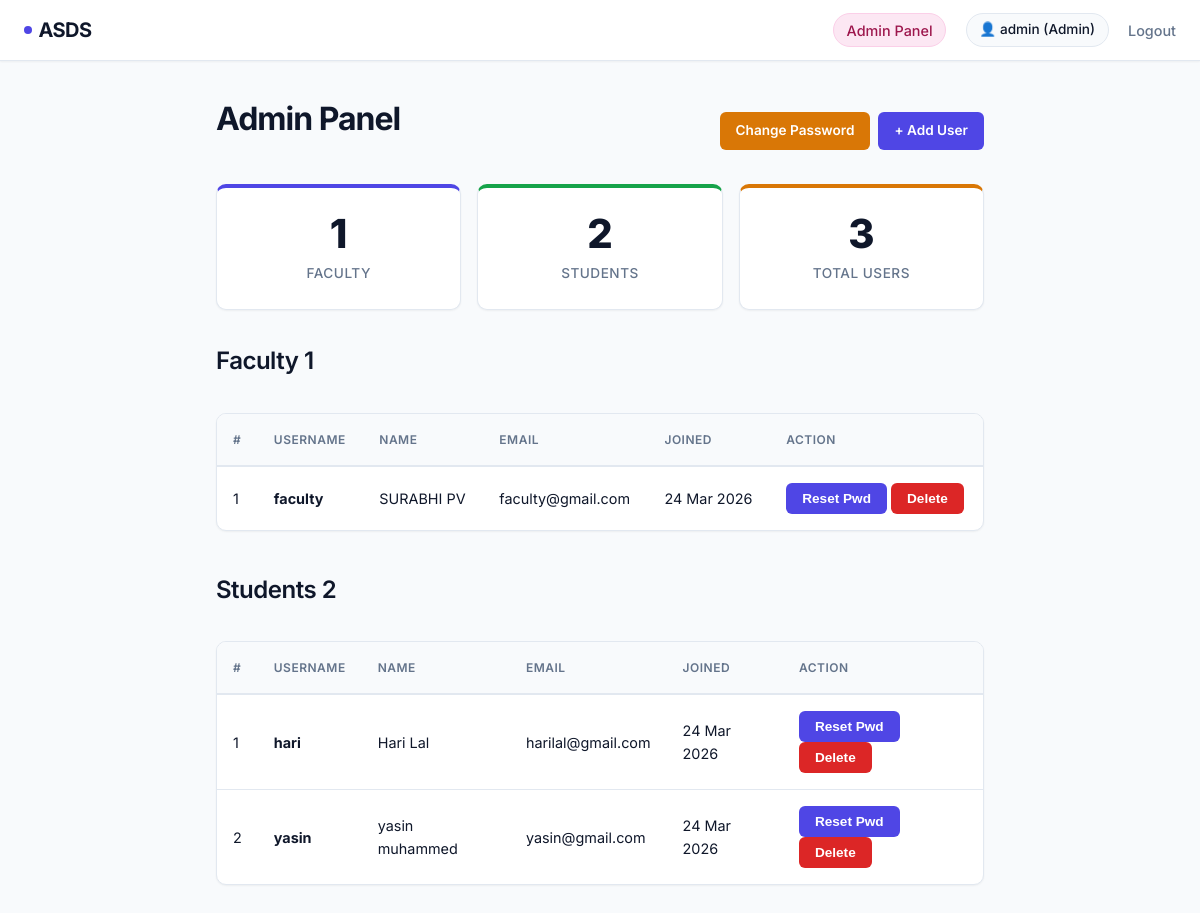
The page /admin/ (signed in) on the database its author committed.
### app/models.py (models this page shows, shortened)
class User(UserMixin, db.Model):
    id = db.Column(db.Integer, primary_key=True)
    username = db.Column(db.String(80), unique=True, nullable=False)
    name = db.Column(db.String(150), nullable=False, default='')
    email = db.Column(db.String(120), unique=True, nullable=False)
    password_hash = db.Column(db.String(256), nullable=False)
    role = db.Column(db.String(20), nullable=False)  # 'faculty' or 'student'
    created_at = db.Column(db.DateTime, default=datetime.utcnow)
    classes_created = db.relationship('Class', backref='faculty', lazy=True)
    submissions = db.relationship('Submission', backref='student', lazy=True)
    joined_classes = db.relationship(
        'Class', secondary=class_students,
        backref=db.backref('students', lazy=True)
    )

### app/admin.py (the view)
@admin_bp.route('/')
@admin_required
def dashboard():
    users = User.query.order_by(User.role, User.username).all()
    faculty_count = User.query.filter_by(role='faculty').count()
    student_count = User.query.filter_by(role='student').count()
    admin_count = User.query.filter_by(role='admin').count()
    return render_template(
        'admin/dashboard.html',
        users=users,
        faculty_count=faculty_count,
        student_count=student_count,
        admin_count=admin_count,
    )

### app/__init__.py (called while the page is built)
@login_manager.user_loader
def load_user(user_id):
    return User.query.get(int(user_id))

### app/admin.py (called while the page is built)
def admin_required(f):
    @wraps(f)
    @login_required
    def wrapped(*args, **kwargs):
        if current_user.role != 'admin':
            flash('Access denied. Admin only.', 'error')
            return redirect(url_for('main.index'))
        return f(*args, **kwargs)
    return wrapped

### app/templates/admin/dashboard.html (shortened to what this page needs)
{% extends "base.html" %}
{% block content %}
<div class="section-header">
    <h1>Admin Panel</h1>
    <div style="display:flex; gap:0.5rem;">
        <a href="{{ url_for('admin.change_password') }}" class="btn btn-sm btn-warn">Change Password</a>
        <a href="{{ url_for('admin.add_user') }}" class="btn btn-sm btn-primary">+ Add User</a>
    </div>
</div>
<div class="stats-row">
    <div class="stat-card">
        <span class="stat-number">{{ faculty_count }}</span>
        <span class="stat-label">Faculty</span>
    </div>
    <div class="stat-card">
        <span class="stat-number">{{ student_count }}</span>
        <span class="stat-label">Students</span>
    </div>
    <div class="stat-card">
        <span class="stat-number">{{ faculty_count + student_count }}</span>
        <span class="stat-label">Total Users</span>
    </div>
</div>
<div class="section-header" style="margin-top:2rem;">
    <h2>Faculty <span class="role-badge role-faculty">{{ faculty_count }}</span></h2>
</div>
{% set faculty_users = users | selectattr('role', 'equalto', 'faculty') | list %}
{% if faculty_users %}
<table class="data-table">
    <thead>
        <tr>
            <th>#</th>
            <th>Username</th>
            <th>Name</th>
            <th>Email</th>
            <th>Joined</th>
            <th>Action</th>
        </tr>
    </thead>
    <tbody>
        {% for user in faculty_users %}
        <tr>
            <td>{{ loop.index }}</td>
            <td><strong>{{ user.username }}</strong></td>
            <td>{{ user.name }}</td>
            <td>{{ user.email }}</td>
            <td>{{ user.created_at.strftime('%d %b %Y') }}</td>
            <td>
                <form method="POST" action="{{ url_for('admin.reset_password', user_id=user.id) }}" style="display:inline;"
                    onsubmit="return confirm('Reset password for {{ user.username }}? The system will generate a new temporary password.');">
                    <button type="submit" class="btn btn-sm btn-warning">Reset Pwd</button>
                </form>
                <form method="POST" action="{{ url_for('admin.delete_user', user_id=user.id) }}" style="display:inline;"
                    onsubmit="return confirm('Delete faculty {{ user.username }}? All their classes and student data will be removed.');">
                    <button type="submit" class="btn btn-sm btn-danger">Delete</button>
                </form>
            </td>
        </tr>
        {% endfor %}
    </tbody>
</table>
{% else %}
<p class="empty-msg">No faculty registered yet.</p>
{% endif %}
<div class="section-header" style="margin-top:2.5rem;">
    <h2>Students <span class="role-badge role-student">{{ student_count }}</span></h2>
</div>
{% set student_users = users | selectattr('role', 'equalto', 'student') | list %}
{% if student_users %}
<table class="data-table">
    <thead>
        <tr>
            <th>#</th>
            <th>Username</th>
            <th>Name</th>
            <th>Email</th>
            <th>Joined</th>
            <th>Action</th>
        </tr>
    </thead>
    <tbody>
        {% for user in student_users %}
        <tr>
            <td>{{ loop.index }}</td>
            <td><strong>{{ user.username }}</strong></td>
            <td>{{ user.name }}</td>
            <td>{{ user.email }}</td>
            <td>{{ user.created_at.strftime('%d %b %Y') }}</td>
            <td>
                <form method="POST" action="{{ url_for('admin.reset_password', user_id=user.id) }}" style="display:inline;"
                    onsubmit="return confirm('Reset password for {{ user.username }}? The system will generate a new temporary password.');">
                    <button type="submit" class="btn btn-sm btn-warning">Reset Pwd</button>
                </form>
                <form method="POST" action="{{ url_for('admin.delete_user', user_id=user.id) }}" style="display:inline;"
                    onsubmit="return confirm('Delete student {{ user.username }}? All their submissions will be removed.');">
                    <button type="submit" class="btn btn-sm btn-danger">Delete</button>
                </form>
            </td>
        </tr>
        {% endfor %}
    </tbody>
</table>
{% else %}
<p class="empty-msg">No students registered yet.</p>
{% endif %}
{% endblock %}

### app/templates/base.html (shortened to what this page needs)
<!DOCTYPE html>
<html lang="en">
<head>
    <link rel="stylesheet" href="{{ url_for('static', filename='css/style.css') }}">
</head>
<body>
    <nav>
        <div class="nav-brand">
            <a href="{{ url_for('main.index') }}">ASDS</a>
        </div>
        <div class="nav-links">
            {% if current_user.is_authenticated %}
            {% if current_user.role == 'admin' %}
            <a href="{{ url_for('admin.dashboard') }}" class="nav-admin">Admin Panel</a>
            {% endif %}
            <span class="nav-user">👤 {{ current_user.name }} ({{ current_user.role | capitalize }})</span>
            <a href="{{ url_for('auth.logout') }}">Logout</a>
            {% else %}
            <a href="{{ url_for('auth.login') }}">Login</a>
            <a href="{{ url_for('auth.register') }}">Register</a>
            {% endif %}
        </div>
    </nav>
    <main>
        {% block content %}{% endblock %}
    </main>
</body>
</html>

### app/static/css/style.css (style rules this page uses)
:root { --font-sans: 'Inter', system-ui, -apple-system, sans-serif; --primary: #4f46e5; --primary-hover: #4338ca; --bg-body: #f8fafc; --surface: #ffffff; --border: #e2e8f0; --text-main: #0f172a; --text-muted: #64748b; --success: #16a34a; --success-bg: #dcfce7; --danger: #dc2626; --danger-bg: #fee2e2; --warning: #d97706; --warning-bg: #fef3c7; --shadow-sm: 0 1px 2px 0 rgba(0, 0, 0, 0.05); --shadow-md: 0 4px 6px -1px rgba(0, 0, 0, 0.1), 0 2px 4px -1px rgba(0, 0, 0, 0.06); --radius-md: 6px; --radius-lg: 10px; --transition: all 0.2s ease; }
* { margin: 0; padding: 0; box-sizing: border-box; }
body { font-family: var(--font-sans); line-height: 1.6; color: var(--text-main); background-color: var(--bg-body); -webkit-font-smoothing: antialiased; }
nav { background: var(--surface); padding: 0.8rem 1.5rem; display: flex; justify-content: space-between; align-items: center; border-bottom: 1px solid var(--border); box-shadow: var(--shadow-sm); position: sticky; top: 0; z-index: 10; }
.nav-brand a { color: var(--text-main); text-decoration: none; font-size: 1.25rem; font-weight: 700; letter-spacing: -0.5px; display: flex; align-items: center; gap: 0.4rem; }
.nav-brand a::before { content: ''; display: block; width: 8px; height: 8px; background: var(--primary); border-radius: 50%; }
.nav-links { display: flex; align-items: center; gap: 1.2rem; }
.nav-links a { color: var(--text-muted); text-decoration: none; font-size: 0.9rem; font-weight: 500; transition: var(--transition); }
.nav-user { display: inline-flex; align-items: center; gap: 0.5rem; padding: 0.3rem 0.8rem; background: var(--bg-body); border-radius: 20px; border: 1px solid var(--border); font-size: 0.85rem; font-weight: 500; color: var(--text-main); }
main { max-width: 800px; margin: 2rem auto; padding: 0 1rem; }
.btn { width: 100%; padding: 0.75rem 1.2rem; background: var(--primary); color: #fff; border: none; border-radius: var(--radius-md); font-size: 0.95rem; font-weight: 600; cursor: pointer; transition: var(--transition); text-align: center; display: inline-block; text-decoration: none; }
.btn-sm { width: auto; padding: 0.5rem 1rem; font-size: 0.85rem; }
.btn-primary { background: var(--primary); }
.btn-warn { background: var(--warning); color: #fff; }
.btn-danger { background: var(--danger); }
h1 { margin-bottom: 1.5rem; color: var(--text-main); font-weight: 700; letter-spacing: -1px; font-size: 2rem; }
h2 { color: var(--text-main); font-weight: 600; letter-spacing: -0.5px; margin-bottom: 1rem; }
.stats-row { display: flex; gap: 1rem; margin-bottom: 2rem; }
.stat-card { flex: 1; background: var(--surface); padding: 1.5rem; border-radius: var(--radius-lg); text-align: center; box-shadow: var(--shadow-sm); border: 1px solid var(--border); border-top: 4px solid var(--border); transition: var(--transition); }
.stat-card:nth-child(1) { border-top-color: var(--primary); }
.stat-card:nth-child(2) { border-top-color: var(--success); }
.stat-card:nth-child(3) { border-top-color: var(--warning); }
.stat-number { display: block; font-size: 2.5rem; font-weight: 800; color: var(--text-main); line-height: 1.1; margin-bottom: 0.2rem; }
.stat-label { font-size: 0.85rem; font-weight: 500; color: var(--text-muted); text-transform: uppercase; letter-spacing: 0.5px; }
.section-header { display: flex; justify-content: space-between; align-items: center; margin-bottom: 1rem; }
.data-table { width: 100%; border-collapse: separate; border-spacing: 0; background: var(--surface); border-radius: var(--radius-lg); box-shadow: var(--shadow-sm); border: 1px solid var(--border); margin-bottom: 2rem; overflow: hidden; }
.data-table th, .data-table td { padding: 1rem; text-align: left; font-size: 0.9rem; border-bottom: 1px solid var(--border); }
.data-table th { background: var(--bg-body); color: var(--text-muted); font-weight: 600; text-transform: uppercase; letter-spacing: 0.5px; font-size: 0.75rem; border-bottom: 2px solid var(--border); }
.data-table tr:last-child td { border-bottom: none; }
.nav-admin { background: #fce7f3; color: #9d174d !important; padding: 0.3rem 0.8rem; border-radius: 20px; font-size: 0.85rem; font-weight: 600; border: 1px solid #fbcfe8; }

### rows shown on the page
User: name "admin", role "Admin"
User: username "faculty", name "SURABHI PV", email "faculty@gmail.com", created_at "24 Mar 2026"
User: username "hari", name "Hari Lal", email "harilal@gmail.com", created_at "24 Mar 2026"
User: username "yasin", name "yasin muhammed", email "yasin@gmail.com", created_at "24 Mar 2026"

### other values the page prints
{{ faculty_count }} "1"
{{ student_count }} "2"
{{ faculty_count + student_count }} "3"
